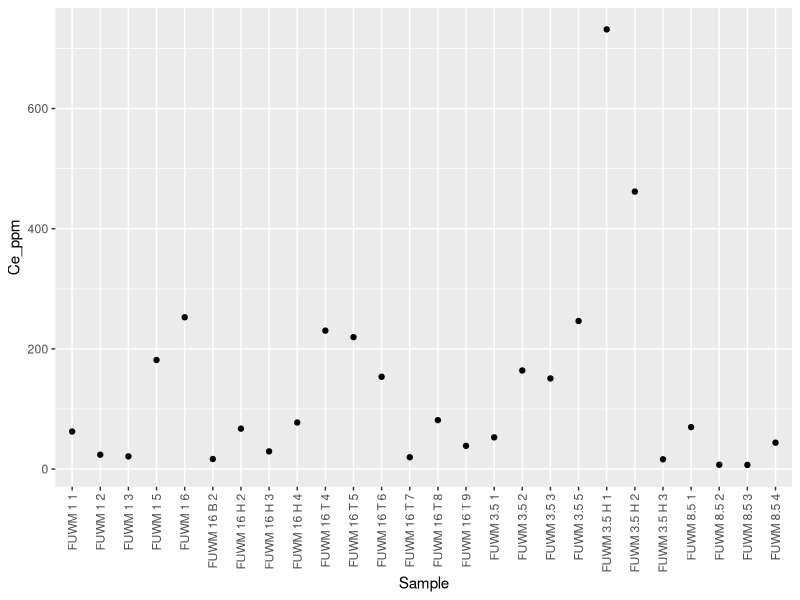
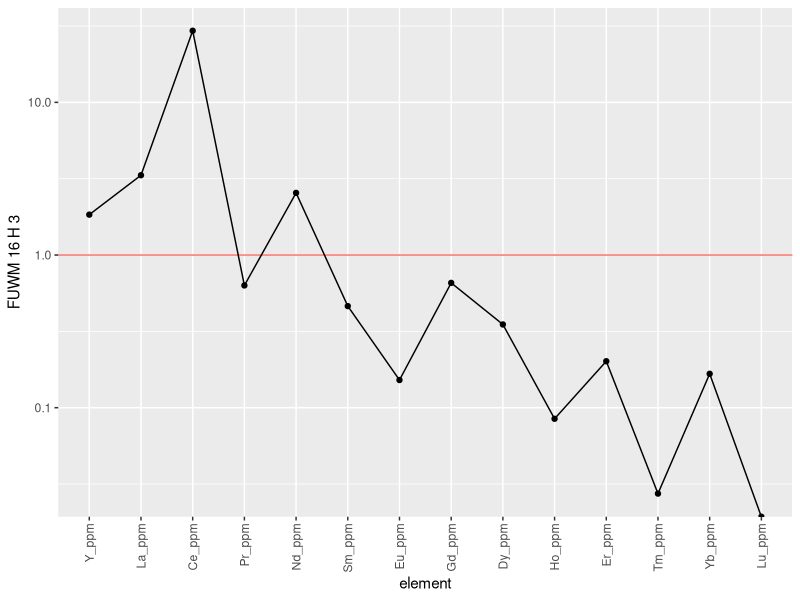
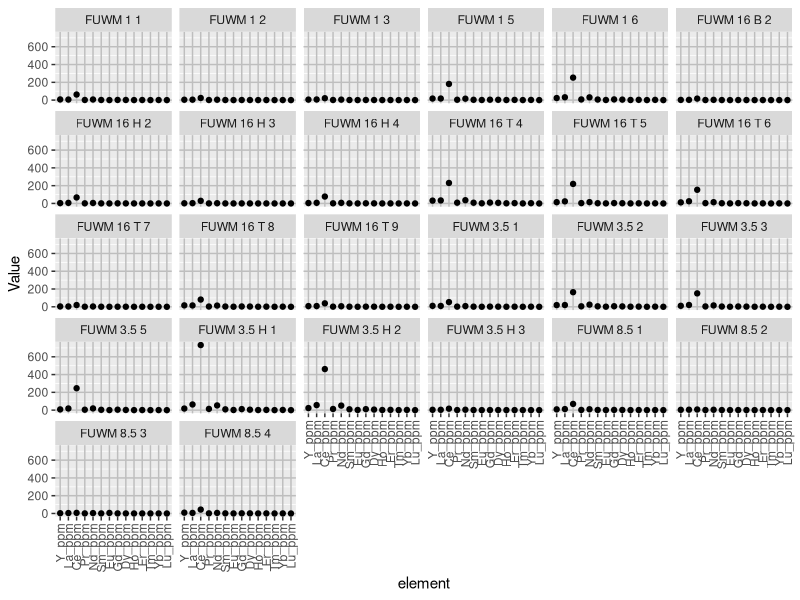
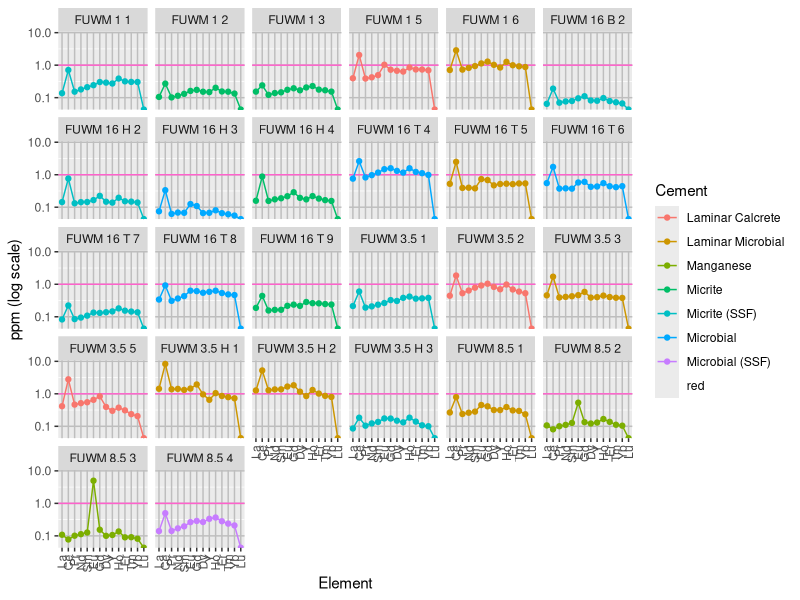
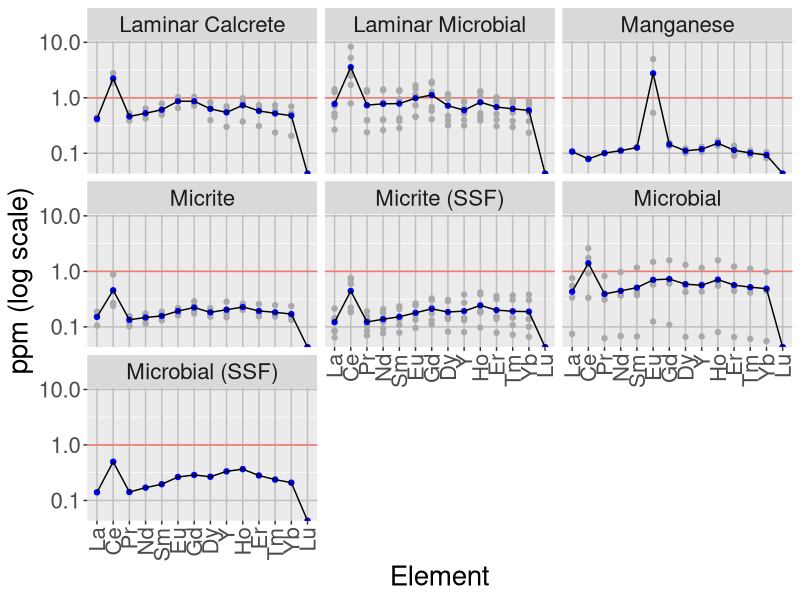
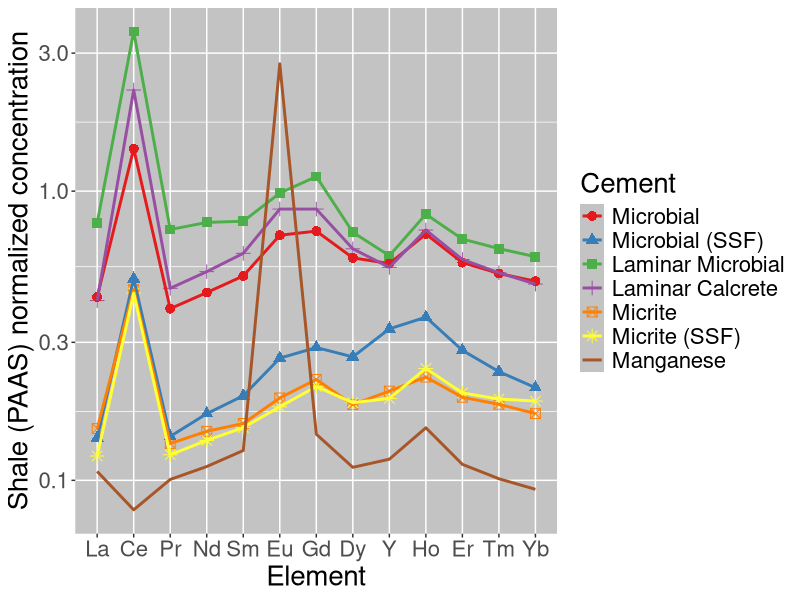
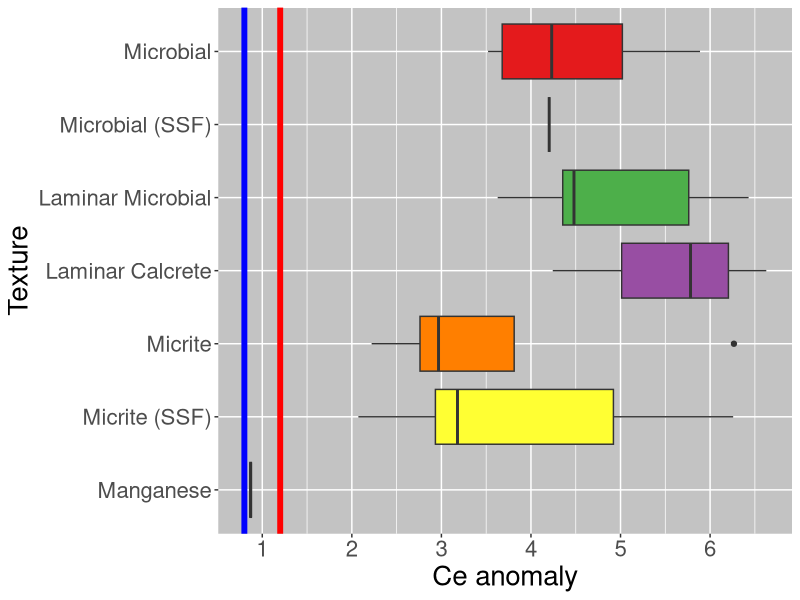

Write the R code that produced these figures, in order.
## ---- chunk 1
knitr::opts_chunk$set(echo = TRUE)
library(tidyverse)
library("readxl")

all_data <- read_excel("ree_data_r.xlsx", 1)
cement_data <- read_excel("ree_data_r.xlsx", 2)
## ---- chunk 2
ree_data <- all_data %>%
  select("Sample", "Y_ppm", "La_ppm", "Ce_ppm", "Pr_ppm", "Nd_ppm", "Sm_ppm", "Eu_ppm",  "Gd_ppm","Dy_ppm", "Ho_ppm", "Er_ppm", "Tm_ppm", "Yb_ppm", "Lu_ppm") #filter out non REY elements\
ree_data <- data.frame(t(ree_data[-1])) #transpose and remove first row containing sample names
colnames(ree_data) <- all_data$Sample #rename column names with sample names
ree_data <- tibble::rownames_to_column(ree_data, "element") %>%
  mutate(element = fct_inorder(element)) #order elements
## ---- chunk 3
ree_data2 <- ree_data %>%
  pivot_longer(-element, names_to = "Sample", values_to = "Value") #pivot data to have each element value as observation
## ---- chunk 4
attach(all_data)
normalize <- all_data %>%
  select("Sample", "La_ppm", "Ce_ppm", "Pr_ppm", "Nd_ppm", "Sm_ppm", "Eu_ppm",  "Gd_ppm","Dy_ppm", "Y_ppm",  "Ho_ppm", "Er_ppm", "Tm_ppm", "Yb_ppm", "Lu_ppm") %>% #filter out non REY elements
  mutate(Y = Y_ppm/27.31, La = La_ppm/44.56, Ce = Ce_ppm/88.25, Pr = Pr_ppm/10.15, Nd = Nd_ppm/37.32, Sm = Sm_ppm/6.884, Eu = Eu_ppm/1.215, Gd = Gd_ppm/6.043, Dy = Dy_ppm/5.325, Ho = Ho_ppm/1.052, Er = Er_ppm/3.075, Tm = Tm_ppm/0.4510, Yb = Yb_ppm/3.012, Lu = Lu_ppm/0.4386) %>% #normalize values using PAAS data from Pourmand et al. 2012
    select("Sample", "La", "Ce", "Pr", "Nd", "Sm", "Eu",  "Gd","Dy", "Y", "Ho", "Er", "Tm", "Yb", "Lu") %>% #filter out non normalized values
  left_join(cement_data, by = c("Sample" = "Sample")) #attach cement to each observation

normal <- data.frame(t(normalize[2:15]))#transpose and remove first row containing sample names and cement row
colnames(normal) <- all_data$Sample #rename column names with sample names
normal <- tibble::rownames_to_column(normal, "element") %>%
  mutate(element = fct_inorder(element)) %>% #order elements
  pivot_longer(-element, names_to = "Sample", values_to = "Value") %>% #pivot data to have each element value as observation
  left_join(cement_data, by = c("Sample" = "Sample")) #attach cement to each observation
## ---- chunk 5
rawAnomaly <- normalize %>%
  mutate(Ce_anomaly = Ce/(Pr^2/Nd),
    Y_Ho_ratio = all_data$Y_ppm/all_data$Ho_ppm) %>%
  select(Sample, Cement, Ce_anomaly, Y_Ho_ratio)
rawAnomaly

anomaly <- normalize %>%
  mutate(
    Ce_anomaly = Ce/(Pr^2/Nd),
    Y_Ho_ratio = all_data$Y_ppm/all_data$Ho_ppm,
    Eu_anomaly = (2*Eu)/(Sm  + Gd),
    BSI = (2*(Sm + Gd + Dy)/3)/((La +Pr + Nd)/3+(Ho + Er +Tm +Yb +Lu)/5)) %>%
  group_by(Cement) %>%
  summarise(
    Ce_mean = mean(Ce_anomaly),
    Ce_median = median(Ce_anomaly),
    Ce_sd = sd(Ce_anomaly),
    Ce_max = max(Ce_anomaly),
    Ce_min = min(Ce_anomaly),
    YH_mean = mean(Y_Ho_ratio),
    YH_sd = sd(Y_Ho_ratio),
    YH_max = max(Y_Ho_ratio),
    YH_min = min(Y_Ho_ratio),
    Eu_mean = mean(Eu_anomaly),
    Eu_sd = sd(Eu_anomaly),
    Eu_max = max(Eu_anomaly),
    Eu_min = min(Eu_anomaly),
    BSI_mean = mean(BSI),
    BSI_sd = sd(BSI),
    BSI_max = max(BSI),
    BSI_min = min(BSI)
  )
anomaly
## ---- chunk 6
cement_avg <- normal %>%
  group_by(Cement, element) %>%
  summarise(
    n = n(),
    avg = mean(Value),
    sd = sd(Value)
  )
cement_avg$Cement <- factor(cement_avg$Cement, levels = c("Spar", "Microspar", "Manganese", "Micrite", "Micrite (SSF)", "Micrite (spicule)", "Microbial", "Microbial (SSF)", "Laminar Microbial", "Laminar Microbial (Strom)", "Laminar Microbial (sponge)", "Laminar Calcrete"))
## ---- chunk 7
element_plot <- ggplot(all_data, aes(x = Sample, y = Ce_ppm)) + #change y to element of choice
  geom_point() +
  scale_x_discrete(guide = guide_axis(angle = 90))
element_plot
## ---- chunk 8
ree_plot <- ggplot(ree_data, aes(x = element, y = `FUWM 16 H 3`, group = 1)) + #change y to sample of choice
  geom_hline(aes(yintercept = 1, color = "red"), show.legend = FALSE) +
  geom_line() +
  geom_point() +
  scale_y_log10() +
  scale_x_discrete(guide = guide_axis(angle = 90))
ree_plot
## ---- chunk 9
ree_plot2 <- ggplot(ree_data2, aes(x = element, y = Value)) + #non normalized spider plots all samples
  geom_point() +
  scale_x_discrete(guide = guide_axis(angle = 90)) +
  theme(
    panel.grid.major = element_line(
      color = "gray"
    )
    ) +
  facet_wrap(vars(Sample)) 
ree_plot2
## ---- chunk 10
normal_plot <- ggplot(normal, aes(x = element, y = Value, group = 1, color = Cement)) + #normalized spider plots all samples
  geom_hline(aes(yintercept = 1, color = "red"), show.legend = FALSE) +
  geom_line() +
  geom_point() +
  scale_x_discrete(guide = guide_axis(angle = 90)) +
  scale_y_log10() +
  theme(panel.grid.major = element_line(color = "gray")) +
  ylab("ppm (log scale)") +
  xlab("Element") +
  facet_wrap(vars(Sample)) 
normal_plot
## ---- chunk 11
normal_plot <- ggplot(cement_avg, aes(x = element, y = avg, group = 1)) + #normalized spider plots all cements
  geom_hline(aes(yintercept = 1, color = "red"), show.legend = FALSE) +
  geom_point(data = normal, aes(x = element, y = Value), color = "darkgray") +
  geom_point(colour = "blue") +
  geom_line(aes(group = Cement)) +
  scale_x_discrete(guide = guide_axis(angle = 90)) +
  scale_y_log10() +
  theme(panel.grid.major = element_line(color = "gray"),
        text = element_text(size = 20)) +
  ylab("ppm (log scale)") +
  xlab("Element") +
  facet_wrap(vars(Cement)) 
normal_plot
## ---- chunk 12
cement_aio <- cement_avg %>% filter(element != "Lu")

cement_aio$Cement = factor(cement_aio$Cement, levels = c("Microbial", "Microbial (SSF)", "Laminar Microbial", "Laminar Calcrete", "Micrite", "Micrite (SSF)", "Manganese"))

cement_aio <- ggplot(cement_aio, aes(x = element, y = avg, color = Cement)) + #attempt at making a single spider plot with all samples
  geom_point(aes(shape = Cement), size = 3) +
  geom_line(aes(group = Cement), size = 1) +
  scale_y_log10() +
  scale_color_brewer(palette = "Set1") +
  theme(
   panel.background = element_rect(fill = "#C3C3C3"),
   legend.key = element_rect(fill = "#C3C3C3"),
   text = element_text(size = 20)
    ) +
  xlab("Element") +
  ylab("Shale (PAAS) normalized concentration")
cement_aio
## ---- chunk 13
anomalydata <- rawAnomaly
anomalydata$Cement = factor(anomalydata$Cement, levels = c("Manganese", "Micrite (SSF)", "Micrite", "Laminar Calcrete", "Laminar Microbial", "Microbial (SSF)", "Microbial"))

ce_box <- anomalydata %>%
  ggplot(aes(x = Ce_anomaly, y = Cement, fill = forcats::fct_rev(Cement))) +
  geom_vline(aes(xintercept = .8, show.legend = FALSE), color = "blue", size = 2) +
  geom_vline(aes(xintercept = 1.2, show.legend = FALSE), color = "red", size = 2) +
  geom_boxplot() +
  theme(
   panel.background = element_rect(fill = "#C3C3C3"),
   legend.position = "none",
   text = element_text(size = 20)
   
    ) +
  scale_fill_brewer(palette = "Set1", name = "Texture") +
  xlab("Ce anomaly") +
  ylab("Texture")
ce_box
